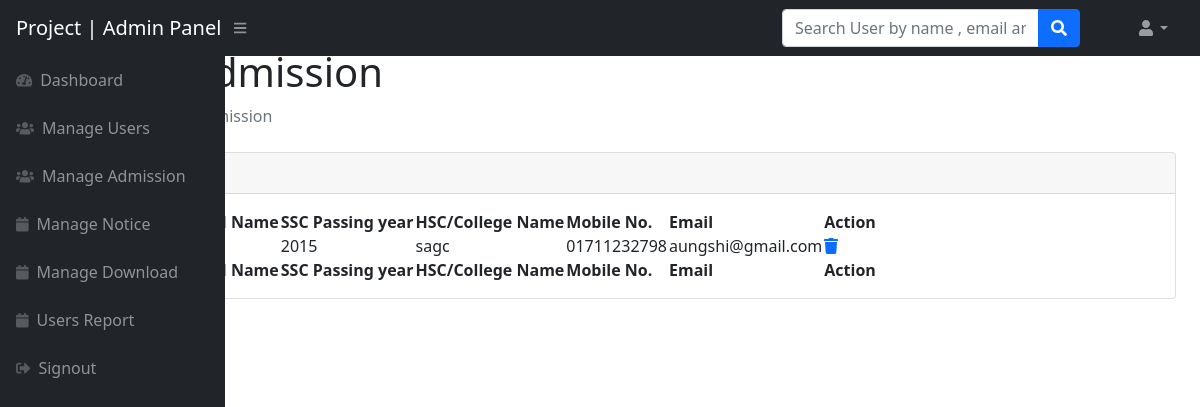
The page /loginsystem/admin/manage-apply-student.php (signed in) on the database its author committed.
### tables this page shows
CREATE TABLE `apply_students` (
  `id` int(11) NOT NULL,
  `name` varchar(50) NOT NULL,
  `ssc` varchar(50) NOT NULL,
  `sscyear` varchar(50) NOT NULL,
  `hsc` varchar(50) NOT NULL,
  `mobile` varchar(50) NOT NULL,
  `email` varchar(50) NOT NULL
);

### loginsystem/admin/manage-apply-student.php (the view, shortened to what this page needs)
<?php session_start();
include_once('../includes/config.php');
if (strlen($_SESSION['adminid']==0)) {
  header('location:logout.php');
  } else{
   ?>
<!DOCTYPE html>
<html lang="en">
    <head>
        <link href="https://cdn.jsdelivr.net/npm/simple-datatables@latest/dist/style.css" rel="stylesheet" />
        <link href="../css/styles.css" rel="stylesheet" />
    </head>
    <body class="sb-nav-fixed">
      <?php include_once('includes/navbar.php');?>
        <div id="layoutSidenav">
         <?php include_once('includes/sidebar.php');?>
            <div id="layoutSidenav_content">
                <main>
                    <div class="container-fluid px-4">
                        <h1 class="mt-4">Manage Admission</h1>
                        <ol class="breadcrumb mb-4">
                            <li class="breadcrumb-item"><a href="dashboard.php">Dashboard</a></li>
                            <li class="breadcrumb-item active">Manage Admission</li>
                        </ol>
                        <div class="card mb-4">
                            <div class="card-header">
                            </div>
                            <div class="card-body">
                                <table id="datatablesSimple">
                                    <thead>
                                        <tr>
                                             <th>Sno.</th>
                                  <th>Name</th>
                                  <th>SSC/School Name</th>
                                  <th>SSC Passing year</th>
                                  <th>HSC/College Name</th>
                                  <th>Mobile No.</th>
								  <th>Email</th>
                                  <th>Action</th>
                                        </tr>
                                    </thead>
                                    <tfoot>
                                        <tr>
                                             <th>Sno.</th>
                                  <th>Name</th>
                                  <th>SSC/School Name</th>
                                  <th>SSC Passing year</th>
                                  <th>HSC/College Name</th>
                                  <th>Mobile No.</th>
								  <th>Email</th>
                                  <th>Action</th>
                                        </tr>
                                    </tfoot>
                                    <tbody>
                                              <?php $ret=mysqli_query($con,"select * from apply_students");
                              $cnt=1;
                              while($row=mysqli_fetch_array($ret))
                              {?>
                              <tr>
                              <td><?php echo $cnt;?></td>
                                  <td><?php echo $row['name'];?></td>
                                  <td><?php echo $row['ssc'];?></td>
                                  <td><?php echo $row['sscyear'];?></td>
                                  <td><?php echo $row['hsc'];?></td>
								  <td><?php echo $row['mobile'];?></td>
								  <td><?php echo $row['email'];?></td>
                                  <td>
                                     <a href="manage-apply-student.php?id=<?php echo $row['id'];?>" onClick="return confirm('Do you really want to delete');"><i class="fa fa-trash" aria-hidden="true"></i></a>
                                  </td>
                              </tr>
                              <?php $cnt=$cnt+1; }?>
                                    </tbody>
                                </table>
                            </div>
                            </div>
                        </div>
                    </div>
    </body>
</html>
<?php } ?>

### rows shown on the page
apply_students: sscyear "2015", hsc "sagc", mobile "01711232798", email "aungshi@gmail.com"
